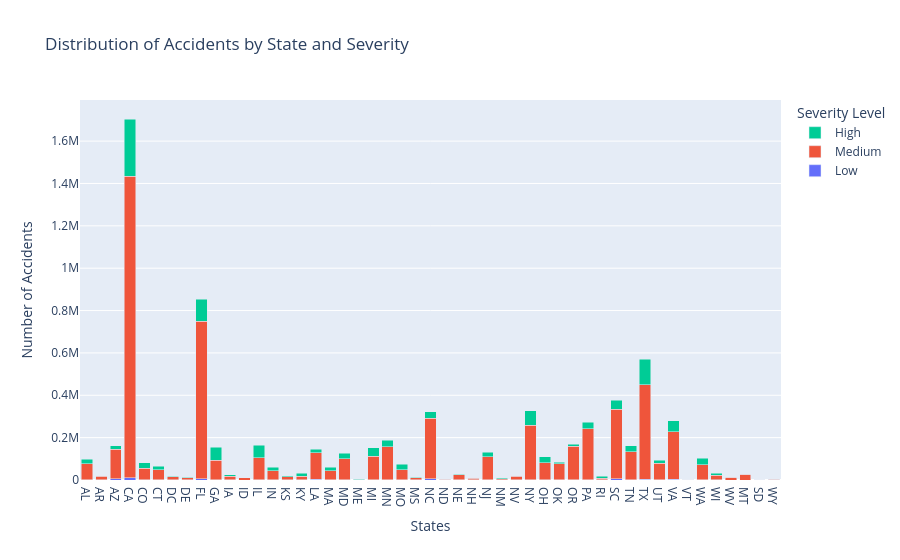

The notebook cell saved with this chart:
### Code cell
state_analysis=(
    df_parsed.with_columns(
    pl.col("State").alias("State")) 
    .group_by(["State", "Severity"])
    .agg(pl.len().alias("Severity_Count"))
    .sort("State")
)
severity_labels = {
        0: "Low",
        1: "Medium",
        2: "High"
    }
fig3 = go.Figure()
for sev_val, label in severity_labels.items():

    subset = state_analysis.filter(pl.col("Severity") == sev_val)
    
    fig3.add_trace(
            go.Bar(
                x=subset["State"],           
                y=subset["Severity_Count"], 
                name=label
            )
        )

fig3.update_layout(
    title="Distribution of Accidents by State and Severity",
    xaxis_title="States",    
    yaxis_title="Number of Accidents",  
    barmode="stack", 
    #template="plotly_dark",
    legend_title="Severity Level",
    xaxis=dict(
        tickmode='linear',
        tick0=0,
        dtick=1
    )
)

fig3.show()

### Figure 1 — Plotly figure (JSON) as saved in the notebook; plotly's stock layout.template omitted (floating-point values rounded to 4 significant figures)
{"data": [{"name": "Low", "type": "bar", "x": ["AL", "AR", "AZ", "CA", "CO", "CT", "DC", "DE", "FL", "GA", "IA", "ID", "IL", "IN", "KS", "KY", "LA", "MA", "MD", "ME", "MI", "MN", "MO", "MS", "NC", "ND", "NE", "NH", "NJ", "NM", "NV", "NY", "OH", "OK", "OR", "PA", "RI", "SC", "TN", "TX", "UT", "VA", "VT", "WA", "WI", "WV"], "y": [675, 37, 6830, 9869, 899, 71, 140, 234, 6974, 986, 58, 1, 1620, 326, 34, 289, 2387, 1459, 491, 4, 1048, 487, 269, 29, 5056, 1, 93, 82, 188, 153, 128, 1120, 1696, 1301, 1304, 1681, 177, 6163, 2332, 4233, 631, 2927, 3, 840, 89, 2]}, {"name": "Medium", "type": "bar", "x": ["AL", "AR", "AZ", "CA", "CO", "CT", "DC", "DE", "FL", "GA", "IA", "ID", "IL", "IN", "KS", "KY", "LA", "MA", "MD", "ME", "MI", "MN", "MO", "MS", "MT", "NC", "ND", "NE", "NH", "NJ", "NM", "NV", "NY", "OH", "OK", "OR", "PA", "RI", "SC", "SD", "TN", "TX", "UT", "VA", "VT", "WA", "WI", "WV", "WY"], "y": [75659, 18704, 137860, 1423155, 55298, 48751, 16248, 11404, 743704, 91493, 16822, 10062, 104275, 44373, 14464, 18033, 125175, 41064, 100675, 2249, 111747, 156433, 47843, 10537, 27293, 287565, 3315, 23970, 7785, 109760, 6679, 16971, 257936, 78672, 74906, 158279, 240855, 8849, 328136, 190, 131183, 446420, 77516, 225249, 616, 72237, 21446, 12167, 2954]}, {"name": "High", "type": "bar", "x": ["AL", "AR", "AZ", "CA", "CO", "CT", "DC", "DE", "FL", "GA", "IA", "ID", "IL", "IN", "KS", "KY", "LA", "MA", "MD", "ME", "MI", "MN", "MO", "MS", "MT", "NC", "ND", "NE", "NH", "NJ", "NM", "NV", "NY", "OH", "OK", "OR", "PA", "RI", "SC", "SD", "TN", "TX", "UT", "VA", "VT", "WA", "WI", "WV", "WY"], "y": [21504, 673, 17527, 271424, 25961, 16310, 1143, 680, 103646, 61091, 6925, 222, 57367, 15836, 5315, 12456, 17418, 18393, 25118, 316, 40428, 29849, 25364, 3565, 139, 29480, 14, 4142, 2047, 21097, 2847, 3678, 68945, 30523, 6792, 9682, 30599, 7686, 42341, 8, 28474, 120228, 14933, 51127, 217, 29779, 9571, 519, 179]}], "layout": {"barmode": "stack", "legend": {"title": {"text": "Severity Level"}}, "title": {"text": "Distribution of Accidents by State and Severity"}, "xaxis": {"dtick": 1, "tick0": 0, "tickmode": "linear", "title": {"text": "States"}}, "yaxis": {"title": {"text": "Number of Accidents"}}}}
